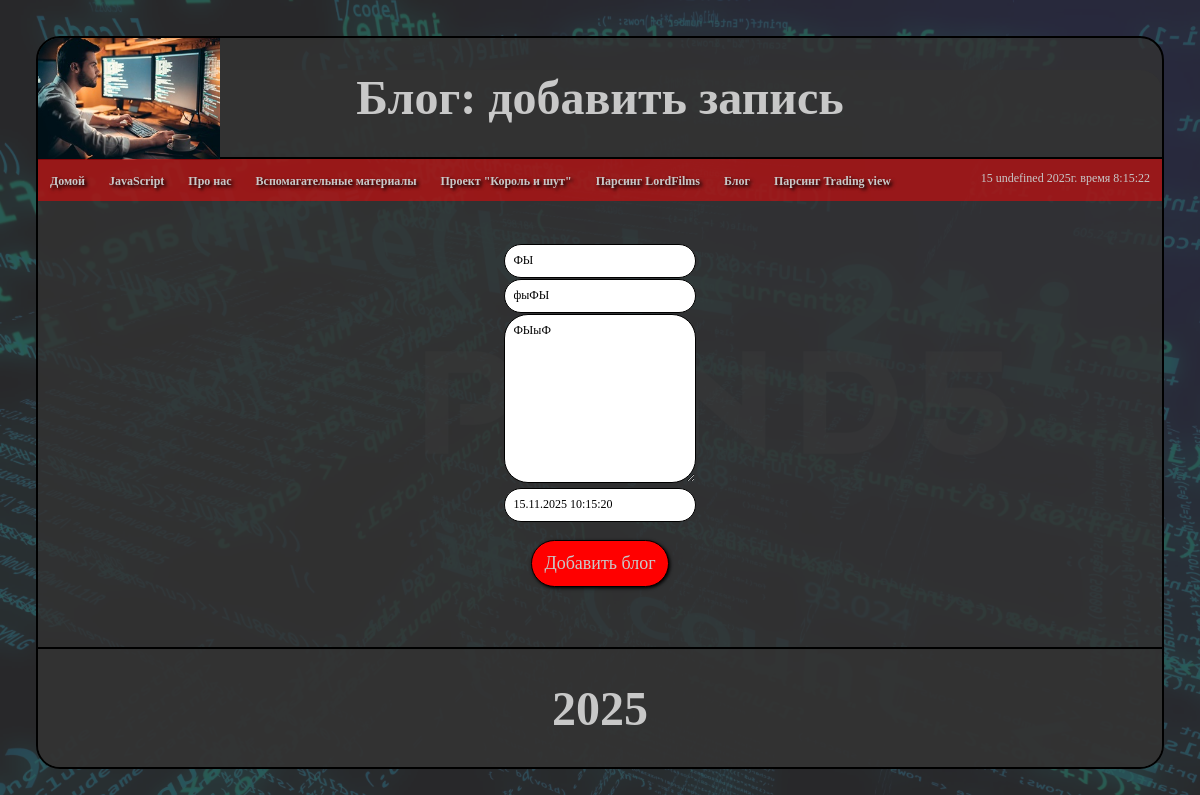
The app's page /blog/9/update with its own data.
### blog/models.py (models this page shows, shortened)
class Artiсles(models.Model):
    title = models.CharField('Название', max_length=50)
    anons = models.CharField('Анонс', max_length=250)
    full_text = models.TextField('Статья')
    date = models.DateTimeField('Дата публикации')
    class Meta:
        verbose_name = "Статья"
        verbose_name_plural = "Статьи"

### blog/views.py (the view)
# urls.py: path('<int:pk>/update', views.BlogUpdateView.as_view(), name='blog_update'),
class BlogUpdateView(UpdateView):
    model = Artiсles
    template_name = 'blog/create.html'
    form_class = ArticleForm

### blog/forms.py
class ArticleForm(ModelForm):
    class Meta:
        model = Artiсles
        fields = ['title', 'anons', 'full_text', 'date']
        widgets = {
            'title': TextInput(attrs={
                'class': 'input',
                'placeholder': 'Название статьи',
            }),
            'anons': TextInput(attrs={
                'class': 'input',
                'placeholder': 'Анонс статьи',
            }),
            'full_text': Textarea(attrs={
                'class': 'input',
                'placeholder': 'Текст статьи',
            }),
            'date': DateTimeInput(attrs={
                'class': 'input',
                'placeholder': '2025-11-15 10:15:20'
            })
        }

### blog/templates/blog/create.html (shortened to what this page needs)
{% extends 'main/layout.html' %}
{% load static %}
{% block header %}
    <h1>Блог: добавить запись</h1>
{% endblock %}
{% block content %}
    <div style="text-align: center; margin-top: 2vw">
        <form method="post">
            {% csrf_token %}<br>
            {{ form.title }}<br>
            {{ form.anons }}<br>
            {{ form.full_text }}<br>
            {{ form.date }}<br>
            <button type="submit" class="button">Добавить блог</button>
        </form>
    </div>
{% endblock %}

### main/static/main/css/main.css (style rules this page uses)
* { box-sizing: border-box; user-select: none; }
#body { display: flex; margin: 0; background-image: url("../img/background.webp"); background-attachment: fixed; background-size: cover; }
h1 { color: rgb(200, 200, 200); font-size: 4vw; }
.input { padding: 0.7vw; width: 16vw; margin: 0.05vw; border: rgba(0, 0, 0, 1) solid 0.15vw; border-radius: 2vw; font-family: "Comic Sans MS"; font-size: 1vw; }
.button { margin: auto; margin-top: 1.5vw; height: max-content; width: max-content; background-color: rgb(255, 0, 0); text-align: center; padding: 1vw; border-radius: 2vw; border: rgba(0, 0, 0, 1) solid 0.15vw; box-shadow: rgba(0, 0, 0, 1) 0.1vw 0.1vw 0.3vw; font-family: "Comic Sans MS"; font-size: 1.5vw; text-align: center; color: rgb(200, 200, 200); transition: all 0.3s; cursor: pointer; }

### records on screen
Artiсles: title "ФЫ", anons "фыФЫ", full_text "ФЫыФ", date "15.11.2025 10:15:20"
